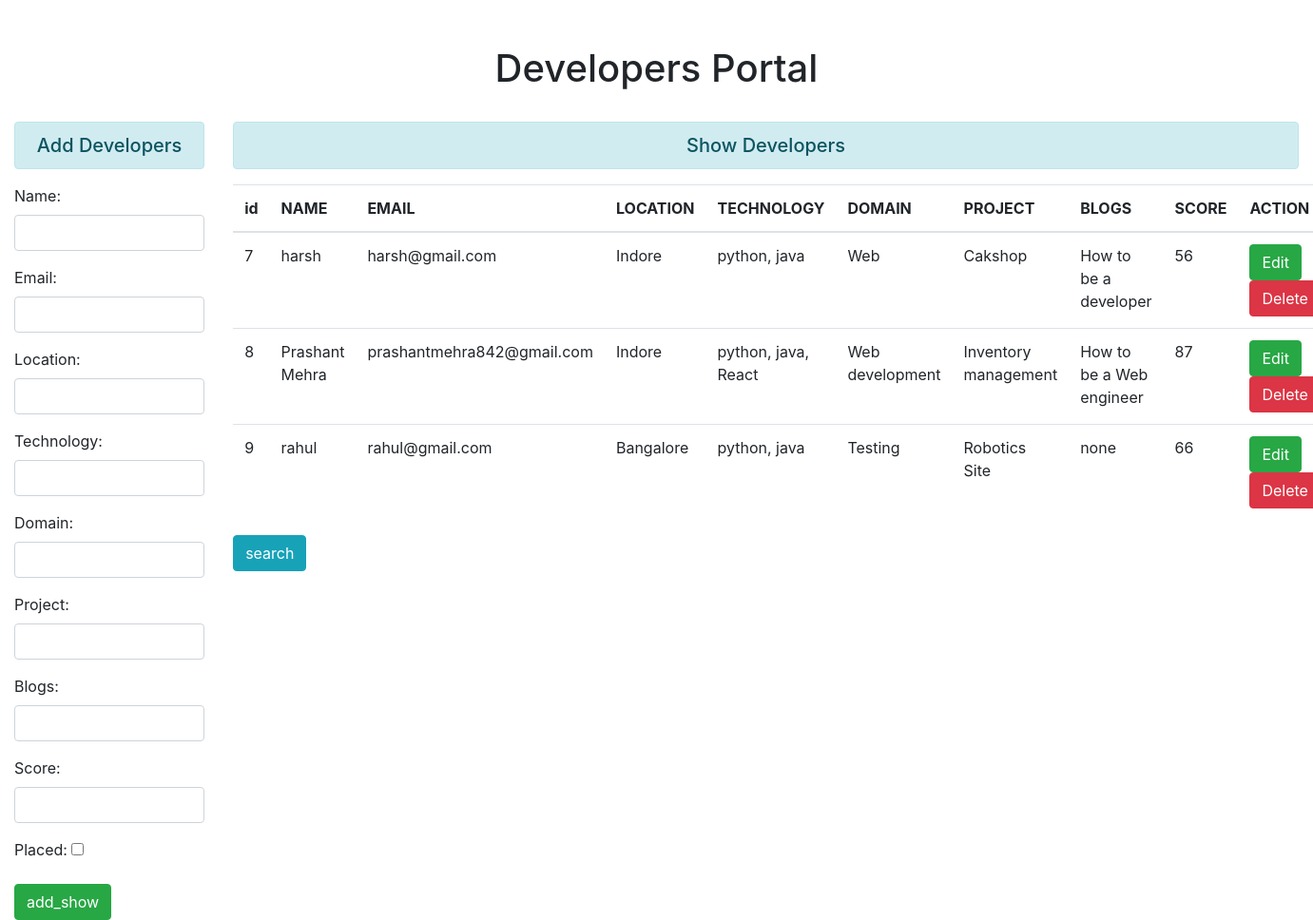
The page / on the database its author committed.
### crud/models.py (models this page shows, shortened)
class emp_details(models.Model):
    id = models.AutoField(primary_key=True)
    name=models.CharField(max_length=200)
    email=models.EmailField(max_length=100)
    location=models.CharField(max_length=200)
    technology=models.CharField(max_length=400)
    domain=models.CharField(max_length=200)
    project=models.CharField(max_length=500)
    blogs=models.CharField(max_length=500)
    score=models.IntegerField(null=True)
    placed=models.BooleanField(default=False)
    data=[id,name,email,location,technology,domain,project,blogs,score]
    def __str__(self):
        return self.name

### crud/views.py (the view)
# urls.py: path('',views.add_show,name='addandshow'),
def add_show(request):
    if request.method=='POST':
        fm=employeeRegistration(request.POST)
        if fm.is_valid():
            fm.save()
    else:
        fm=employeeRegistration()
    show_data=emp_details.objects.all()
    print(show_data)
    context={'form':fm,'showdata':show_data}
    return render(request,'addandshow.html',context)

### crud/forms.py
class employeeRegistration(forms.ModelForm):
    class Meta:
        model = emp_details
        fields = ['name','email','location','technology','domain','project','blogs','score','placed']
        widgets={
            'name':forms.TextInput(attrs={'class':'form-control'}),
            'email': forms.TextInput(attrs={'class': 'form-control'}),
            'location': forms.TextInput(attrs={'class': 'form-control'}),
            'technology': forms.TextInput(attrs={'class': 'form-control'}),
            'domain': forms.TextInput(attrs={'class': 'form-control'}),
            'project': forms.TextInput(attrs={'class': 'form-control'}),
            'blogs': forms.TextInput(attrs={'class': 'form-control'}),
            'score': forms.TextInput(attrs={'class': 'form-control'}),
            'placed': forms.CheckboxInput,
        }

### templates/addandshow.html (shortened to what this page needs)
{% extends 'base.html' %}
{% block content %}
<div class="row">
    <div class="col-sm-2">
          <h5 class="text-center alert alert-info">Add Developers</h5>
            <form action="" method="post">
                {{form.as_p}}
                <input type="submit" value="add_show" class="btn btn-success">
            </form>
    </div>
    <div class="col-sm-10">
        <h5 class="text-center alert alert-info">Show Developers</h5>
        {% if showdata %}
        <table class="table">
  <thead>
    <tr>
        <th scope="col">id</th>
      <th scope="col">NAME</th>
      <th scope="col">EMAIL</th>
      <th scope="col">LOCATION</th>
        <th scope="col">TECHNOLOGY</th>
        <th scope="col">DOMAIN</th>
        <th scope="col">PROJECT</th>
        <th scope="col">BLOGS</th>
        <th scope="col">SCORE</th>
         <th scope="col">ACTION</th>
    </tr>
  </thead>
  <tbody>
  {% for i in showdata %}
    <tr>
       <td>{{i.id}}</td>
      <td>{{i.name}}</td>
      <td>{{i.email}}</td>
      <td>{{i.location}}</td>
        <td>{{i.technology}}</td>
        <td>{{i.domain}}</td>
        <td>{{i.project}}</td>
        <td>{{i.blogs}}</td>
        <td> {{i.score}}</td>
        <td>
             <form action="{% url 'updatedata' i.id %}" method="get" class="d-inline">
                <input type="submit" value="Edit" class="btn btn-success">
            </form>
            <form action="{% url 'deletedata' i.id %}" method="post" >
                <input type="submit" value="Delete" class="btn btn-danger">
            </form>
        </td>
    </tr>
  {% endfor %}
  </tbody>
</table>
        {% else %}
        <h2 class="text-center alert alert-warning">No records found</h2>
        {% endif %}
   <form action="{% url 'searchdata' %}" method="get" >
            <input type="submit" value="search" class="text-center btn btn-info">
        </form>
    </div>
</div>
{% endblock content %}

### templates/base.html (shortened to what this page needs)
<!doctype html>
{% load static %}
<html lang="en">
<head>
    <link rel="stylesheet" href="https://cdn.jsdelivr.net/npm/bootstrap@4.5.3/dist/css/bootstrap.min.css"
>
    <link rel="stylesheet" href="https://use.fontawesome.com/releases/v5.15.1/css/all.css"
>
</head>
<body>
    <div class="container-fluid mt-5">
        <h1 class="text-center ">Developers Portal</h1><br/>
        {% block content %}
        {% endblock content %}
    </div>
</body>
</html>

### rows shown on the page
emp_details: id "7", name "harsh", email "harsh@gmail.com", location "Indore", technology "python, java", domain "Web", project "Cakshop", blogs "How to be a developer", score "56"
emp_details: id "8", name "Prashant Mehra", email "prashantmehra842@gmail.com", location "Indore", technology "python, java, React", domain "Web development", project "Inventory management", blogs "How to be a Web engineer", score "87"
emp_details: id "9", name "rahul", email "rahul@gmail.com", location "Bangalore", technology "python, java", domain "Testing", project "Robotics Site", blogs "none", score "66"
